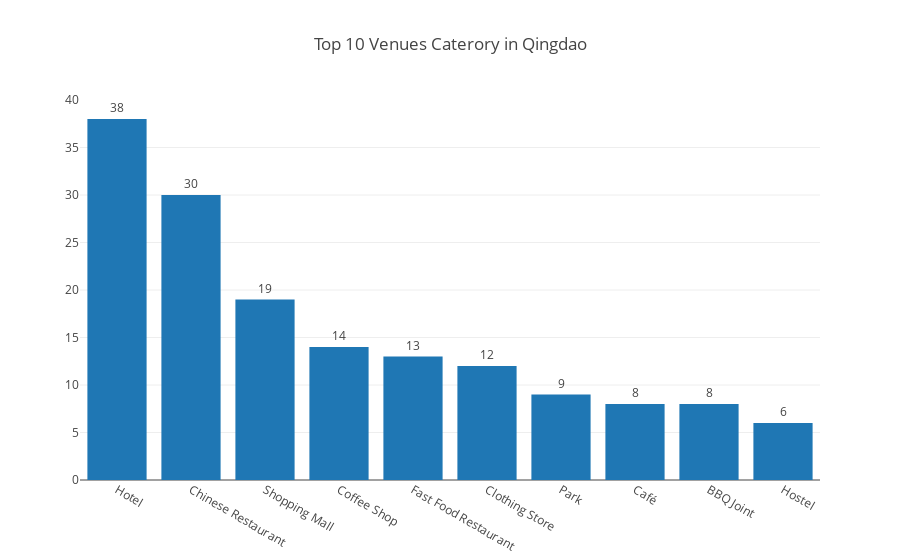

Write notebook code for a chart like this one.
### Code cell
plotly.offline.iplot({
    'data':[go.Bar(x=qingdao_venues_group.head(10)['Category'],y=qingdao_venues_group.head(10)['Count'],text=qingdao_venues_group.head(10)['Count'],textposition='outside')],
    'layout':go.Layout(title='Top 10 Venues Caterory in Qingdao')
})

### Figure 1 — Plotly figure (JSON) as saved in the notebook; plotly's stock layout.template omitted (floating-point values rounded to 4 significant figures)
{"data": [{"text": [38, 30, 19, 14, 13, 12, 9, 8, 8, 6], "textposition": "outside", "type": "bar", "uid": "99abce43-c3e0-4215-8b49-a42f64011868", "x": ["Hotel", "Chinese Restaurant", "Shopping Mall", "Coffee Shop", "Fast Food Restaurant", "Clothing Store", "Park", "Café", "BBQ Joint", "Hostel"], "y": [38, 30, 19, 14, 13, 12, 9, 8, 8, 6]}], "layout": {"title": {"text": "Top 10 Venues Caterory in Qingdao"}}}
